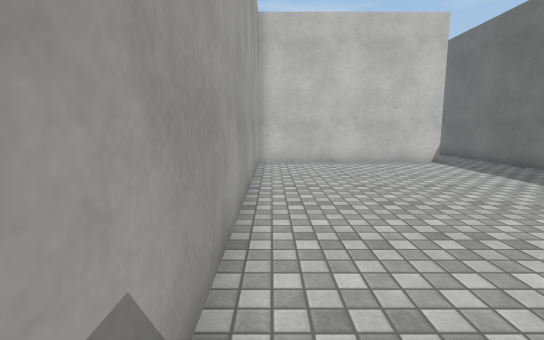
[1] (above)

14 first-person views from a walk through a Unity game level. The camera is 1.3 m above the floor, tilts 8° down and sees 85° across. The floor is counted in squares, 1 m on a side. Each view is taken from the middle of a square. On the plan, view 1 faces up. The plan holds only what a view shows up to about 14 squares ahead; the rest is blank. The place goes on beyond the plan. Surface patterns are stand-ins for the level's own textures.

[2]
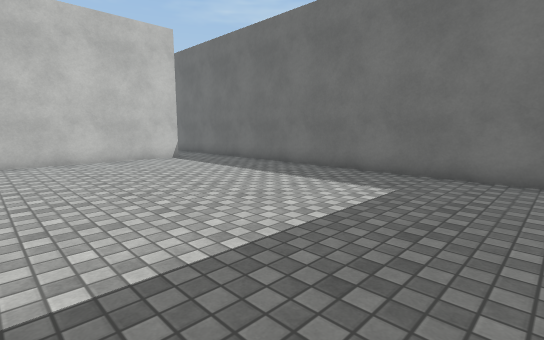

[3]
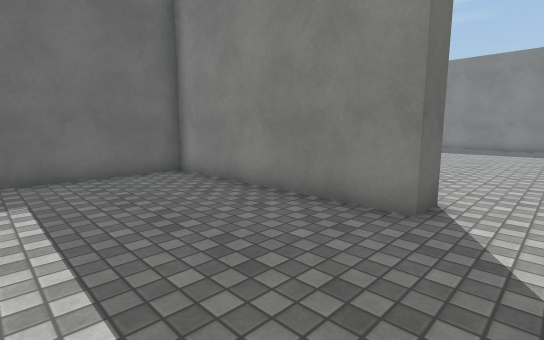

[4]
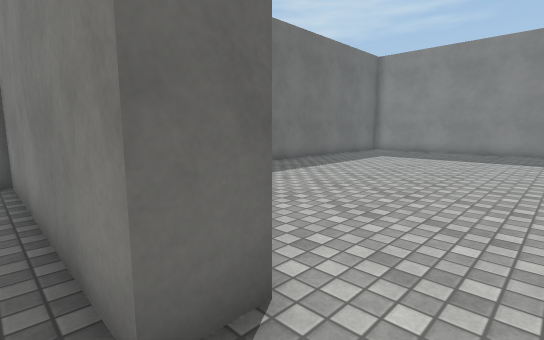

[5]
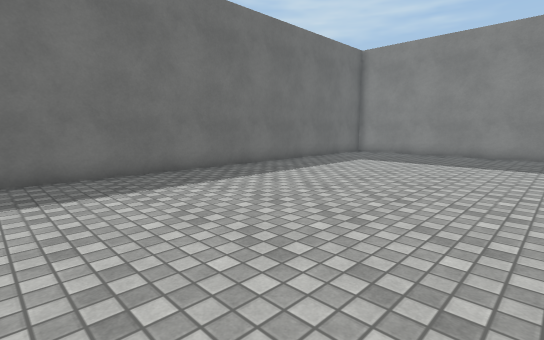

[6]
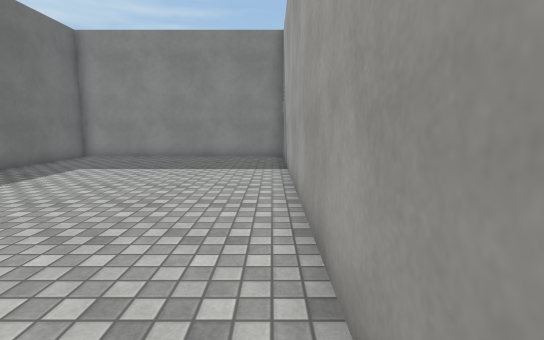

[7]
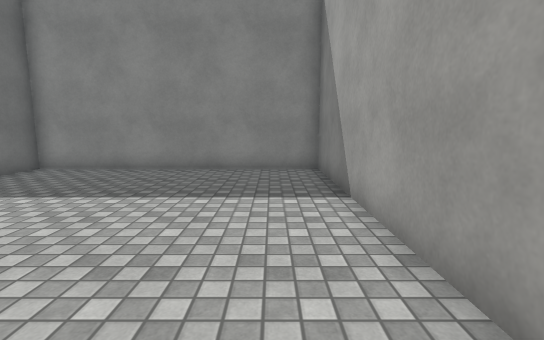

[8]
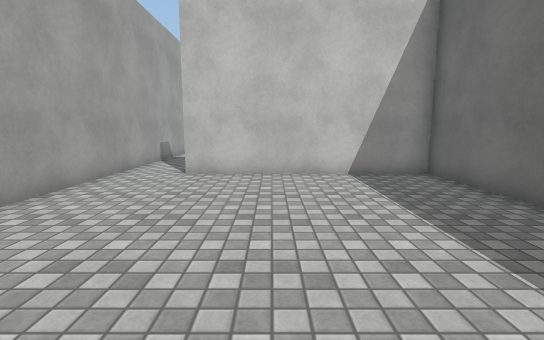

[9]
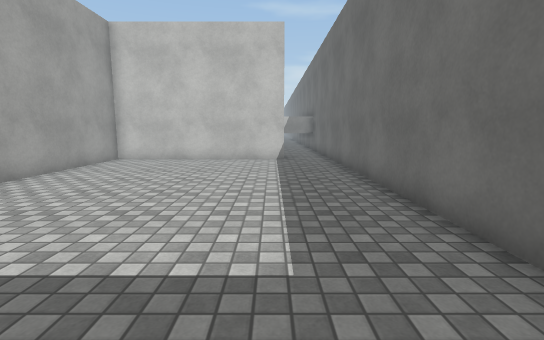

[10]
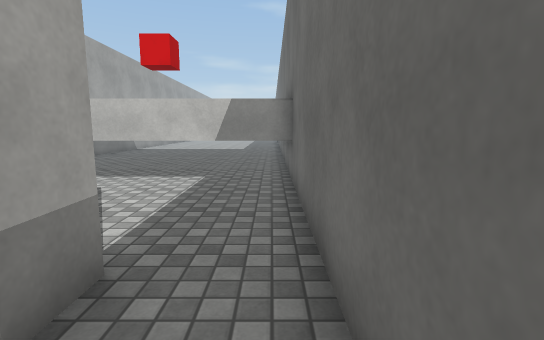

[11]
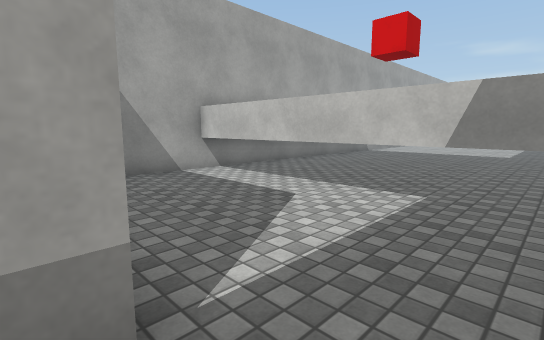

[12]
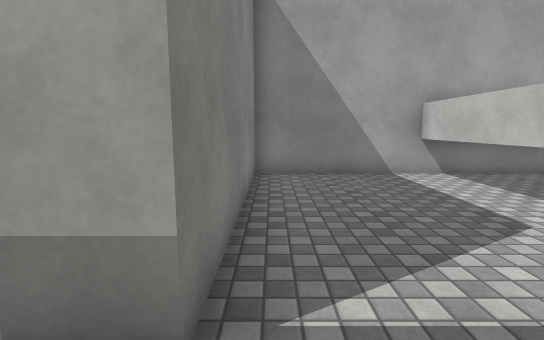

[13]
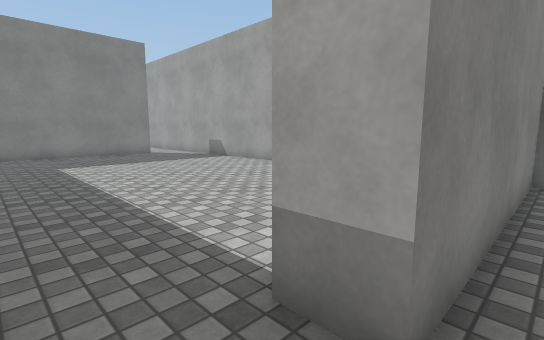

[14]
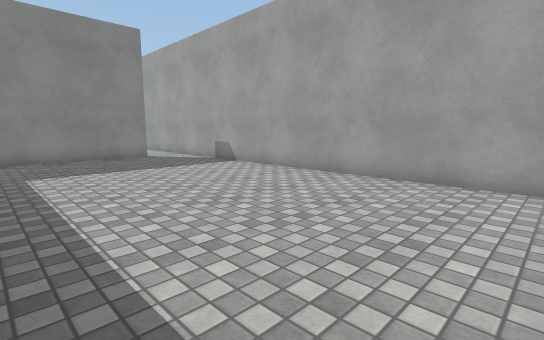

### Floor plan
Points are (right, up) in squares from view 1. A wall is a line through its corners. A room is listed if a view was taken in it or the views show most of it. See-through windows are left out.
Room 1 (views 1, 2, 3, 4, 9, 10, 14)
walls: (1.5, -3.5) (1.5, -2.5) (8.5, -2.5) (8.5, 11.6); (6.5, 11.5) (-0.5, 11.5) (-0.5, -3.5)
ways out: opening at (0.5, -3) to room 2; opening at (7.5, 12) to room 3
Room 2 (views 5, 6, 7, 8)
walls: (-0.5, -3.5) (-0.5, -19.5) (8.5, -19.5) (8.5, -3.5) (1.5, -3.5)
ways out: opening at (0.5, -3) to room 1
Room 3 (views 11, 12, 13)
walls: (8.5, 11.6) (8.5, 17.3) (-0.5, 17.3) (-0.5, 12.5) (6.5, 12.5) (6.5, 11.5)
ways out: opening at (7.5, 12) to room 1

Positions as (right, up) in squares from view 1, and headings:
1: (0, 0), facing up
2: (0, -1), facing up-right
3: (0, 2), facing down-right
4: (0, -2), facing down-right
5: (0, -4), facing down-right
6: (0, -6), facing down
7: (1, -10), facing down
8: (4, -12), facing up
9: (6, -1), facing up
10: (8, 10), facing up
11: (8, 12), facing up-left
12: (8, 13), facing left
13: (8, 13), facing down-left
14: (7, 11), facing down-left
